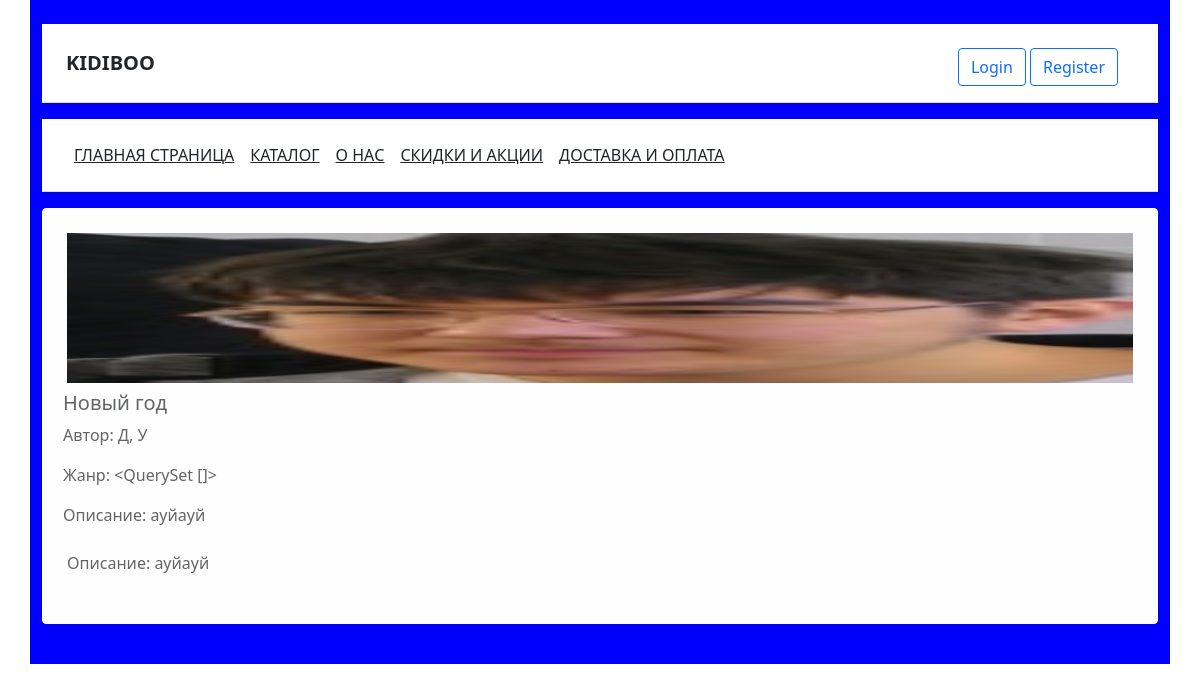
Page /catalog/ on the committed database.
### TEDEN/models.py (models this page shows, shortened)
class Book(models.Model):
    title = models.CharField(max_length=200)
    genre = models.ManyToManyField(Genre, help_text="выбирите жанр для этой книги")
    author = models.ForeignKey('Author', on_delete=models.SET_NULL, null=True)
    language = models.ForeignKey('Language', on_delete=models.SET_NULL, null=True)
    image = models.ImageField()
    description = models.TextField(max_length=1000, help_text="Опишите краткое содержание книги")

class Author(models.Model):
    first_name = models.CharField(max_length=100)
    last_name = models.CharField(max_length=100)
    date_of_birth = models.DateField(null=True, blank=True)
    date_of_death = models.DateField('died', null=True, blank=True)
    def __str__(self):
        return '%s, %s' % (self.last_name, self.first_name)

### TEDEN/views.py (the view)
# urls.py: path('catalog/', views.catalog, name="catalog"),
def catalog(request):
    book = Book.objects.all()
    return render(request, 'catalog.html', {'title': 'List','book': book })

### TEDEN/templates/catalog.html (shortened to what this page needs)
{% extends 'index.html' %}
{% block content %}
    {% for el in book %}
    <div class="alert alert-light mt-2">
        <div class="row p-2 overflow-hidden flex-md-row mb-2 position-relative">
            {% if el.image %}
                <img src="{{ MEDIA_URL }}{{ el.image.url }}" width="150" height="150">
            {% endif %}
            <div class="center p-2">
                <h5>{{ el.title}}</h5>
                <p>Автор: {{ el.author }}</p>
                <p>Жанр: {{ el.genre.all }}</p>
                <p>Описание: {{ el.description}}</p>
            </div>
            <div>
                <p>Описание: {{ el.description}}</p>
            </div>
        </div>
    </div>
    {% endfor %}
{% endblock %}

### rows in the picture
Book: image (picture), title "Новый год", author "Д, У", genre.all "<QuerySet []>", description "ауйауй"
